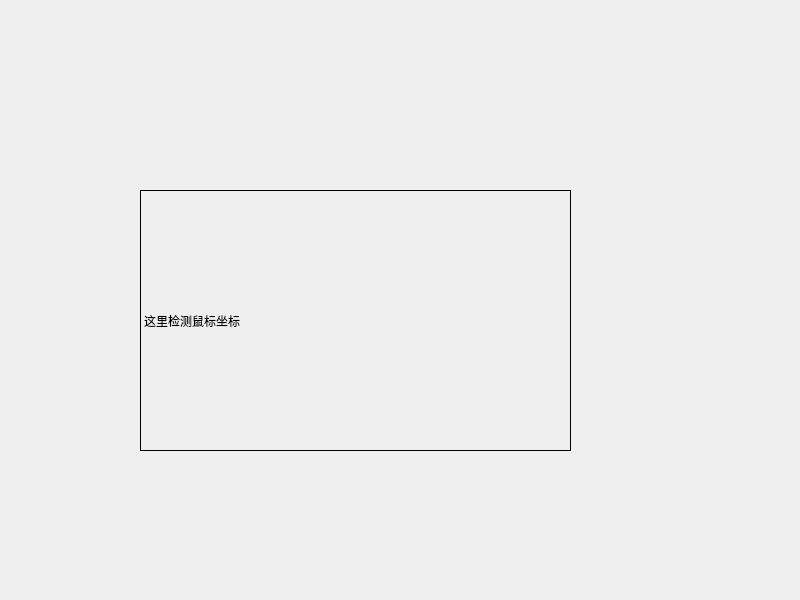
<?xml version="1.0" encoding="UTF-8"?>
<ui version="4.0">
 <class>Widget</class>
 <widget class="QWidget" name="Widget">
  <property name="geometry">
   <rect>
    <x>0</x>
    <y>0</y>
    <width>800</width>
    <height>600</height>
   </rect>
  </property>
  <property name="windowTitle">
   <string>Widget</string>
  </property>
  <widget class="Label" name="label">
   <property name="geometry">
    <rect>
     <x>140</x>
     <y>190</y>
     <width>431</width>
     <height>261</height>
    </rect>
   </property>
   <property name="frameShape">
    <enum>QFrame::Shape::Box</enum>
   </property>
   <property name="text">
    <string>这里检测鼠标坐标</string>
   </property>
  </widget>
 </widget>
 <customwidgets>
  <customwidget>
   <class>Label</class>
   <extends>QLabel</extends>
   <header>label.h</header>
  </customwidget>
 </customwidgets>
 <resources/>
 <connections/>
</ui>
